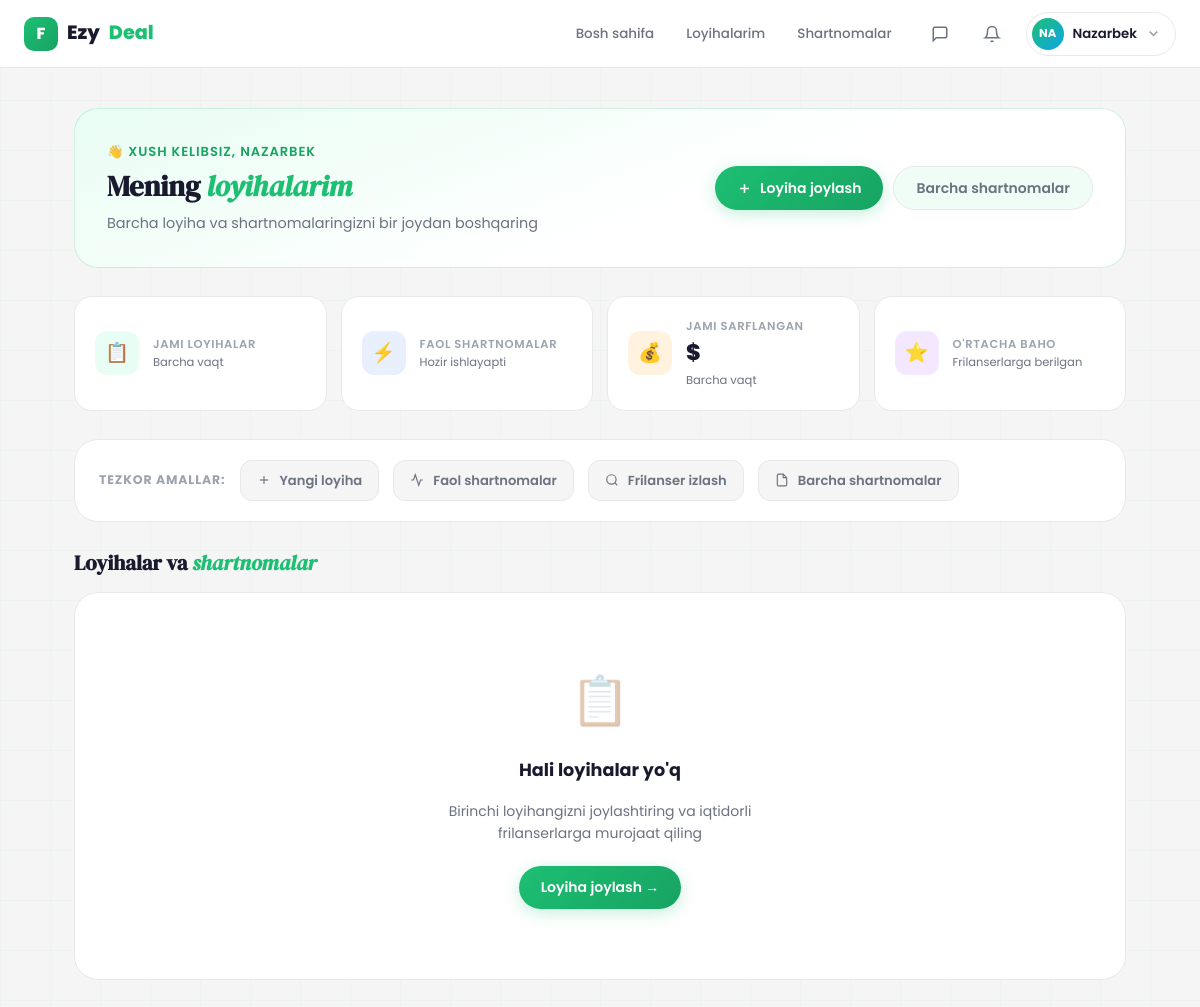
The app's page /contracts/client/list/ (signed in) with its own data.
### Users/models.py (models this page shows, shortened)
class User(AbstractUser):
    ROLE_CHOICE = (
        (CLIENT, 'client'),
        (FREELANCER, 'freelancer'),
    )
    email = models.EmailField(unique=True)
    role = models.CharField(max_length=20, choices=ROLE_CHOICE)
    bio = models.TextField(blank=True, null=True)
    avatar = models.ImageField(upload_to='avatars/', blank=True, null=True)
    created_at = models.DateTimeField(auto_now_add=True)

### Contracts/views.py (the view)
# urls.py: path('client/list/', views.client_contract_list, name='client_contract_list'),
@login_required(login_url='login')
def client_contract_list(request):
    if request.user.role != 'client':
        messages.error(request, "Faqat client contractlarni ko‘ra oladi.")
        return redirect('home')
    contracts = Contract.objects.filter(client=request.user).order_by('-created_at')
    return render(request, 'client_contract_list.html', {'contracts': contracts})

### templates/client_contract_list.html (shortened to what this page needs)
{% extends 'base.html' %}
{% block content %}
<div class="client-contracts-page">
    <div class="client-header">
        <div class="client-header-text">
            <div class="client-header-greeting">👋 Xush kelibsiz, {{ user.username }}</div>
            <h1 class="client-header-title">Mening <em>loyihalarim</em></h1>
            <p class="client-header-sub">Barcha loyiha va shartnomalaringizni bir joydan boshqaring</p>
        </div>
        <div class="client-header-actions">
            <a href="{% url 'create_post' %}" class="btn btn-primary">
                <svg width="15" height="15" viewBox="0 0 24 24" fill="none" stroke="currentColor" stroke-width="2.5"><line x1="12" y1="5" x2="12" y2="19"/><line x1="5" y1="12" x2="19" y2="12"/></svg>
                Loyiha joylash
            </a>
            <a href="{% url 'all_contracts' %}" class="btn btn-ghost">Barcha shartnomalar</a>
        </div>
    </div>
    <div class="client-stats">
        <div class="client-stat-card">
            <div class="stat-icon-wrap stat-icon-green">📋</div>
            <div class="client-stat-info">
                <div class="client-stat-label">Jami loyihalar</div>
                <div class="client-stat-sub">Barcha vaqt</div>
            </div>
        </div>
        <div class="client-stat-card">
            <div class="stat-icon-wrap stat-icon-blue">⚡</div>
            <div class="client-stat-info">
                <div class="client-stat-label">Faol shartnomalar</div>
                <div class="client-stat-sub">Hozir ishlayapti</div>
            </div>
        </div>
        <div class="client-stat-card">
            <div class="stat-icon-wrap stat-icon-orange">💰</div>
            <div class="client-stat-info">
                <div class="client-stat-label">Jami sarflangan</div>
                <div class="client-stat-value">${{ total_spent }}</div>
                <div class="client-stat-sub">Barcha vaqt</div>
            </div>
        </div>
        <div class="client-stat-card">
            <div class="stat-icon-wrap stat-icon-purple">⭐</div>
            <div class="client-stat-info">
                <div class="client-stat-label">O'rtacha baho</div>
                <div class="client-stat-sub">Frilanserlarga berilgan</div>
            </div>
        </div>
    </div>
    <div class="quick-actions">
        <span style="font-size:.78rem;font-weight:700;color:var(--text3);text-transform:uppercase;letter-spacing:.07em;">Tezkor amallar:</span>
        <a href="{% url 'create_post' %}" class="quick-action-item">
            <svg width="14" height="14" viewBox="0 0 24 24" fill="none" stroke="currentColor" stroke-width="2"><line x1="12" y1="5" x2="12" y2="19"/><line x1="5" y1="12" x2="19" y2="12"/></svg>
            Yangi loyiha
        </a>
        <a href="{% url 'active_contracts' %}" class="quick-action-item">
            <svg width="14" height="14" viewBox="0 0 24 24" fill="none" stroke="currentColor" stroke-width="2"><polyline points="22 12 18 12 15 21 9 3 6 12 2 12"/></svg>
            Faol shartnomalar
        </a>
        <a href="{% url 'search' %}" class="quick-action-item">
            <svg width="14" height="14" viewBox="0 0 24 24" fill="none" stroke="currentColor" stroke-width="2"><circle cx="11" cy="11" r="8"/><path d="m21 21-4.35-4.35"/></svg>
            Frilanser izlash
        </a>
        <a href="{% url 'all_contracts' %}" class="quick-action-item">
            <svg width="14" height="14" viewBox="0 0 24 24" fill="none" stroke="currentColor" stroke-width="2"><path d="M14 2H6a2 2 0 0 0-2 2v16a2 2 0 0 0 2 2h12a2 2 0 0 0 2-2V8z"/><polyline points="14 2 14 8 20 8"/></svg>
            Barcha shartnomalar
        </a>
    </div>
    <div class="projects-table-section">
        <div class="section-controls">
            <h2 class="section-heading">Loyihalar va <em>shartnomalar</em></h2>
        </div>
        {% for project in projects %}
        <div class="project-group scroll-reveal" id="pg-{{ project.id }}">
            <div class="project-group-header" onclick="toggleProject('pg-{{ project.id }}')">
                <div class="pg-status-dot {% if not project.is_active %}inactive{% endif %}"></div>
                <div class="pg-info">
                    <div class="pg-title">{{ project.title }}</div>
                    <div class="pg-meta">
                        <div class="pg-meta-item">
                            <svg width="11" height="11" viewBox="0 0 24 24" fill="none" stroke="currentColor" stroke-width="2"><rect x="3" y="4" width="18" height="18" rx="2"/><line x1="16" y1="2" x2="16" y2="6"/><line x1="8" y1="2" x2="8" y2="6"/><line x1="3" y1="10" x2="21" y2="10"/></svg>
                            {{ project.created_at|date:"d M Y" }}
                        </div>
                        <div class="pg-meta-item">
                            <svg width="11" height="11" viewBox="0 0 24 24" fill="none" stroke="currentColor" stroke-width="2"><path d="M17 21v-2a4 4 0 0 0-4-4H5a4 4 0 0 0-4 4v2"/><circle cx="9" cy="7" r="4"/><path d="M23 21v-2a4 4 0 0 0-3-3.87"/><path d="M16 3.13a4 4 0 0 1 0 7.75"/></svg>
                            {{ project.bid_count }} taklif
                        </div>
                    </div>
                </div>
                <div class="pg-right">
                    <span class="badge {% if project.is_active %}status-active{% else %}badge-gray{% endif %}">
                        {% if project.is_active %}Ochiq{% else %}Yopiq{% endif %}
                    </span>
                    <span class="pg-contract-count">{{ project.contract_count }} shartnoma</span>
                    <span class="pg-toggle">▼</span>
                </div>
            </div>
            <div class="project-group-body" style="display:none">
                {% for contract in project.contracts.all %}
                <div class="contract-row">
                    <div class="cr-freelancer">
                        <div class="cr-avatar">{{ contract.freelancer.username|slice:":2"|upper }}</div>
                        <div>
                            <div class="cr-name">{{ contract.freelancer.username }}</div>
                            <div class="cr-role">Frilanser</div>
                        </div>
                    </div>
                    <div class="cr-status">
                        <span class="badge {% if contract.status == 'active' %}status-active{% elif contract.status == 'pending' %}status-pending{% elif contract.status == 'cancelled' %}status-cancelled{% else %}status-finished{% endif %}">
                            {{ contract.get_status_display }}
                        </span>
                    </div>
                    {% if contract.status == 'active' %}
                    <div class="mini-progress">
                        <div class="mini-progress-bar">
                            <div class="mini-progress-fill" style="width:{{ contract.progress_percent }}%"></div>
                        </div>
                        <div class="mini-progress-label">{{ contract.progress_percent }}%</div>
                    </div>
                    {% endif %}
                    <div class="cr-amount">${{ contract.amount }}</div>
                    <div class="cr-dates">
                        <span>{{ contract.start_date }}</span>
                        <span>→ {{ contract.end_date }}</span>
                    </div>
                    <div class="cr-actions">
                        <a href="{% url 'contract_detail' contract.id %}" class="btn btn-primary btn-sm">Ko'rish</a>
                        <a href="{% url 'contract_pdf' contract.id %}" class="btn btn-ghost btn-sm">PDF</a>
                    </div>
                </div>
                {% empty %}
                <div class="no-contracts">Bu loyiha uchun hali shartnoma tuzilmagan</div>
                {% endfor %}
                <div style="padding:14px 24px;border-top:1px solid var(--border);background:var(--bg);">
                    <a href="{% url 'project_detail' project.id %}" class="btn btn-outline btn-sm">Loyihani ko'rish →</a>
                </div>
            </div>
        </div>
        {% empty %}
        <div class="scroll-reveal" style="background:var(--surface);border:1.5px solid var(--border);border-radius:var(--r3);padding:70px 24px;text-align:center;display:flex;flex-direction:column;align-items:center;gap:16px;">
            <div style="font-size:3rem;opacity:.4">📋</div>
            <div style="font-size:1.1rem;font-weight:700">Hali loyihalar yo'q</div>
            <div style="font-size:.875rem;color:var(--text2);max-width:320px">Birinchi loyihangizni joylashtiring va iqtidorli frilanserlarga murojaat qiling</div>
            <a href="{% url 'create_post' %}" class="btn btn-primary" style="margin-top:6px;">Loyiha joylash →</a>
        </div>
        {% endfor %}
    </div>
</div>
{% endblock %}

### templates/base.html (shortened to what this page needs)
<!DOCTYPE html>
<html lang="uz">
<head>
</head>
<body>
<nav class="navbar">
    <div class="container">
        <a href="{% url 'logo_redirect' %}" class="nav-logo">
            <div class="logo-mark">F</div>
            Ezy<em>Deal</em>
        </a>
        <nav class="nav-links">
            {% if user.is_authenticated %}
                {% if user.role == 'freelancer' %}
                    <a href="{% url 'main_freelancer' %}" class="nav-link">Loyihalar</a>
                    <a href="{% url 'saved_projects' %}" class="nav-link">Saqlangan</a>
                    <a href="{% url 'freelancer_contract_list' %}" class="nav-link">Shartnomalar</a>
                {% else %}
                    <a href="{% url 'main_client' %}" class="nav-link">Bosh sahifa</a>
                    <a href="{% url 'myprojects' %}" class="nav-link">Loyihalarim</a>
                    <a href="{% url 'client_contract_list' %}" class="nav-link">Shartnomalar</a>
                {% endif %}
            {% else %}
                <a href="{% url 'login' %}" class="nav-link">Kirish</a>
            {% endif %}
        </nav>
        {% if user.is_authenticated %}
        <a href="{% url 'inbox' %}" class="nav-icon-btn" title="Xabarlar" style="position:relative;display:flex;align-items:center;justify-content:center;width:36px;height:36px;border-radius:50%;color:var(--text2);transition:var(--t);">
            <svg width="18" height="18" viewBox="0 0 24 24" fill="none" stroke="currentColor" stroke-width="2"><path d="M21 15a2 2 0 0 1-2 2H7l-4 4V5a2 2 0 0 1 2-2h14a2 2 0 0 1 2 2z"/></svg>
        </a>
        <a href="{% url 'notifications' %}" class="nav-icon-btn" title="Bildirishnomalar" style="position:relative;display:flex;align-items:center;justify-content:center;width:36px;height:36px;border-radius:50%;color:var(--text2);transition:var(--t);">
            <svg width="18" height="18" viewBox="0 0 24 24" fill="none" stroke="currentColor" stroke-width="2"><path d="M18 8A6 6 0 0 0 6 8c0 7-3 9-3 9h18s-3-2-3-9"/><path d="M13.73 21a2 2 0 0 1-3.46 0"/></svg>
        </a>
        <div class="profile-wrap">
            <div class="profile-btn">
                <div class="avatar">
                    {% if user.avatar %}
                        <img src="{{ user.avatar.url }}" alt="{{ user.username }}" style="width:100%;height:100%;object-fit:cover;border-radius:50%;">
                    {% else %}
                        {{ user.username|slice:":2"|upper }}
                    {% endif %}
                </div>
                <span class="uname">{{ user.username }}</span>
                <svg class="nav-icon chevron" viewBox="0 0 24 24" fill="none" stroke="currentColor" stroke-width="2.5">
                    <polyline points="6 9 12 15 18 9"/>
                </svg>
            </div>
        </div>
        {% else %}
        <a href="{% url 'register' %}" class="btn btn-primary btn-sm">Boshlash →</a>
        {% endif %}
    </div>
</nav>
<main class="main">
    {% block content %}{% endblock %}
</main>
</body>
</html>

### records on screen
User: username "NA", username "Nazarbek", username "NAZARBEK"
